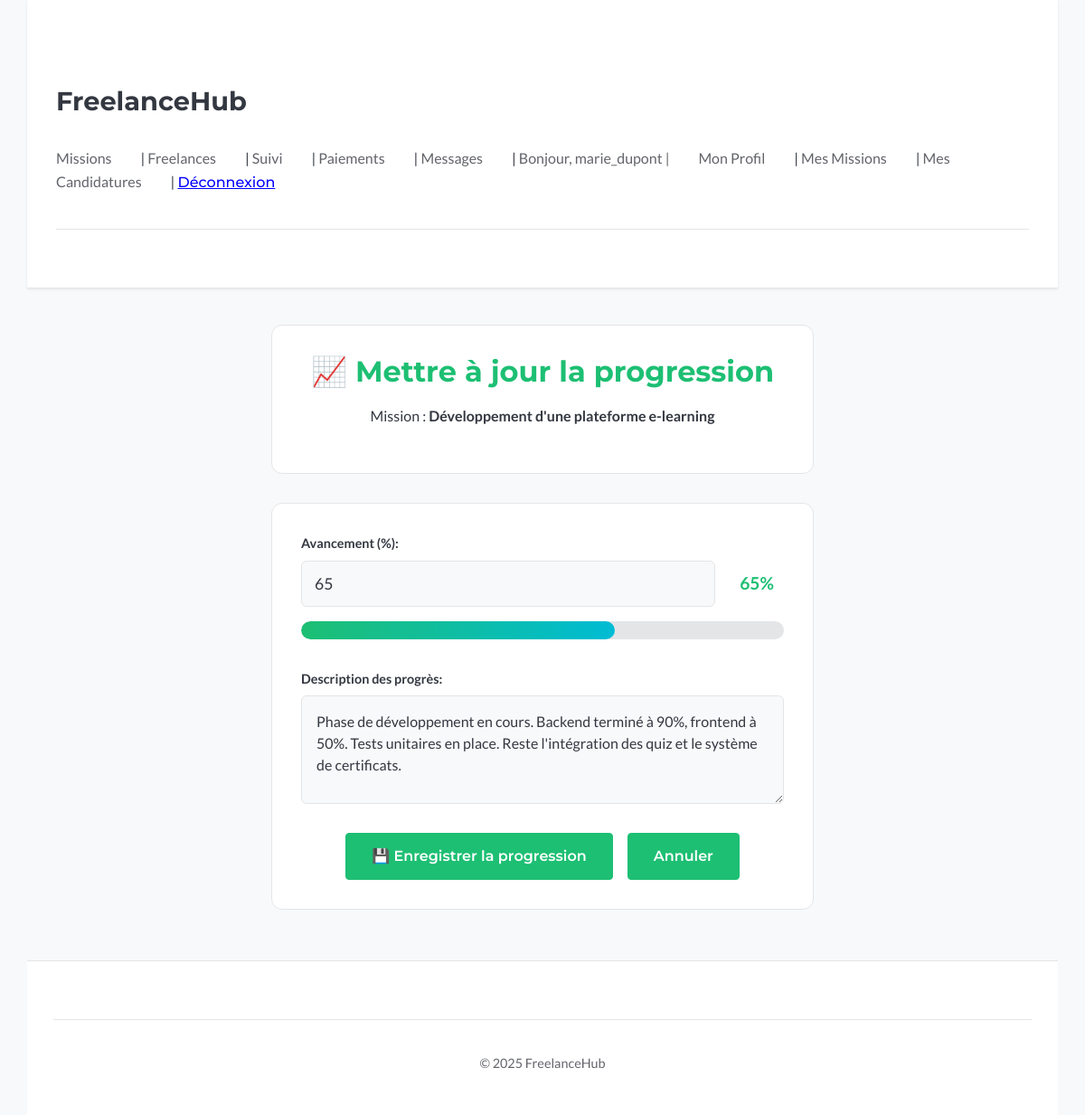
Screenshot of /missions/1/update-progress/ (signed in) with the database file from the repository.
### missions/models.py (models this page shows, shortened)
class Mission(models.Model):
    client = models.ForeignKey(
        settings.AUTH_USER_MODEL,
        on_delete=models.CASCADE,  # Si le client est supprimé, ses missions aussi
        related_name="missions_publiees",
        verbose_name="Client",
    )
    titre = models.CharField(max_length=255, verbose_name="Titre de la mission")
    description = models.TextField(verbose_name="Description détaillée")
    competences_requises = models.TextField(
        blank=True, null=True, verbose_name="Compétences requises"
    )  # Ou ManyToMany vers un modèle Skill
    budget_propose = models.DecimalField(
        max_digits=10,
        decimal_places=2,
        blank=True,
        null=True,
        verbose_name="Budget proposé (€)",
    )
    duree_estimee = models.CharField(
        max_length=100, blank=True, null=True, verbose_name="Durée estimée"
    )  # Ex: "2 semaines", "1 mois"
    date_publication = models.DateTimeField(
        auto_now_add=True, verbose_name="Date de publication"
    )  # Se met automatiquement à la création
    date_limite_candidature = models.DateField(
        blank=True, null=True, verbose_name="Date limite pour postuler"
    )
    date_debut_souhaitee = models.DateField(
        blank=True, null=True, verbose_name="Date de début souhaitée"
    )
    date_fin_souhaitee = models.DateField(
        blank=True, null=True, verbose_name="Date de fin souhaitée"
    )
    statut = models.CharField(
        max_length=20,
        choices=MissionStatus.choices,
        default=MissionStatus.OPEN,
        verbose_name="Statut",
    )
    freelance_assigne = models.ForeignKey(
        settings.AUTH_USER_MODEL,
        on_delete=models.SET_NULL,  # Si le freelance est supprimé, la mission n'est plus assignée mais existe toujours
        related_name="missions_assignees",
        blank=True,  # Non obligatoire (au début, pas de freelance assigné)
        null=True,  # Peut être vide en BDD
        verbose_name="Freelance Assigné",
    )
    class Meta:
        verbose_name = "Mission"
        verbose_name_plural = "Missions"
        ordering = [
            "-date_publication"
        ]  # Ordonner par défaut les missions de la plus récente à la plus ancienne

class MissionProgress(models.Model):
    mission = models.OneToOneField(
        Mission,
        on_delete=models.CASCADE,
        related_name="progress",
        verbose_name="Mission",
    )
    pourcentage_completion = models.PositiveIntegerField(
        default=0,
        validators=[MinValueValidator(0), MaxValueValidator(100)],
        verbose_name="Pourcentage de completion (%)",
    )
    derniere_mise_a_jour = models.DateTimeField(
        auto_now=True, verbose_name="Dernière mise à jour"
    )
    mise_a_jour_par = models.ForeignKey(
        settings.AUTH_USER_MODEL,
        on_delete=models.SET_NULL,
        null=True,
        verbose_name="Mis à jour par",
    )
    description_avancement = models.TextField(
        blank=True, null=True, verbose_name="Description de l'avancement"
    )
    class Meta:
        verbose_name = "Progression de mission"
        verbose_name_plural = "Progressions de mission"

### missions/views.py (the view)
# urls.py: path('<int:pk>/update-progress/', views.update_mission_progress, name='update_progress'),
@login_required
def update_mission_progress(request, pk):
    mission = get_object_or_404(Mission, pk=pk)
    if not (
        mission.freelance_assigne == request.user or mission.client == request.user
    ):
        messages.error(request, "Vous n'êtes pas autorisé à modifier cette mission.")
        return redirect("missions:detail", pk=pk)
    progress, created = MissionProgress.objects.get_or_create(
        mission=mission, defaults={"mise_a_jour_par": request.user}
    )
    if request.method == "POST":
        form = MissionProgressForm(request.POST, instance=progress)
        if form.is_valid():
            progress = form.save(commit=False)
            progress.mise_a_jour_par = request.user
            progress.save()
            messages.success(request, "Progression mise à jour avec succès!")
            return redirect("missions:tracking_detail", pk=mission.pk)
    else:
        form = MissionProgressForm(instance=progress)
    context = {
        "form": form,
        "mission": mission,
        "progress": progress,
    }
    return render(request, "missions/update_progress.html", context)

### missions/forms.py
class MissionProgressForm(forms.ModelForm):
    class Meta:
        model = MissionProgress
        fields = ['pourcentage_completion', 'description_avancement']
        widgets = {
            'pourcentage_completion': forms.NumberInput(attrs={
                'min': '0',
                'max': '100',
                'step': '5',
                'class': 'progress-slider'
            }),
            'description_avancement': forms.Textarea(attrs={
                'rows': 3,
                'placeholder': 'Décrivez les progrès réalisés...'
            }),
        }
        labels = {
            'pourcentage_completion': 'Avancement (%)',
            'description_avancement': 'Description des progrès'
        }

### missions/templates/missions/update_progress.html (shortened to what this page needs)
{% extends "base.html" %}
{% block content %}
  <div class="form-container">
    <div class="form-header">
      <h2>📈 Mettre à jour la progression</h2>
      <p>Mission : <strong>{{ mission.titre }}</strong></p>
    </div>
    <form method="post" class="progress-form">
      <div class="form-field">
        {{ form.pourcentage_completion.label_tag }}
        <div class="progress-input-container">
          {{ form.pourcentage_completion }}
          <span class="progress-display">{{ progress.pourcentage_completion }}%</span>
        </div>
        <div class="progress-visual">
          <div class="progress-bar">
            <div class="progress-fill" style="width: {{ progress.pourcentage_completion }}%"></div>
          </div>
        </div>
      </div>
      <div class="form-field">
        {{ form.description_avancement.label_tag }}
        {{ form.description_avancement }}
      </div>
      <div class="form-actions">
        <button type="submit" class="button">💾 Enregistrer la progression</button>
        <a href="{% url 'missions:tracking_detail' mission.pk %}" class="button button-secondary">Annuler</a>
      </div>
    </form>
  </div>
{% endblock %}

### templates/base.html (shortened to what this page needs)
{% load static %}
<!doctype html>
<html lang="fr">
<head>
    <link rel="stylesheet" href="{% static 'css/style.css' %}">
</head>
<body>
    <header>
        <h1><a href="{% url 'home' %}">FreelanceHub</a></h1>
        <nav>
            <a href="{% url 'missions:list' %}">Missions</a> |
            <a href="{% url 'users:freelance_search' %}">Freelances</a> |
            {% if user.is_authenticated %}
                <a href="{% url 'missions:tracking_dashboard' %}">Suivi</a> |
                <a href="{% url 'payments:dashboard' %}">Paiements</a> |
                <a href="{% url 'messaging:list' %}">Messages</a> |
                <span>Bonjour, {{ user.username }} | </span>
                <a href="{% url 'users:profile' %}">Mon Profil</a> |
                <a href="{% url 'missions:my_missions' %}">Mes Missions</a> |
                <a href="{% url 'missions:my_applications' %}">Mes Candidatures</a> |
                <form action="{% url 'users:logout' %}" method="post" style="display: inline;">
                    <button type="submit" style="background:none; border:none; padding:0; color: blue; text-decoration:underline; cursor:pointer;">Déconnexion</button>
                </form>
            {% else %}
                <a href="{% url 'users:login' %}">Connexion</a> |
                <a href="{% url 'users:register' %}">Inscription</a>
            {% endif %}
        </nav>
        <hr>
    </header>
    <main>
        {% block content %}{% endblock %}
    </main>
    <footer>
        <hr>
        <p>© 2025 FreelanceHub</p>
    </footer>
</body>
</html>

### static/css/style.css (style rules this page uses)
:root { --bg-color: #f7f9fa; --surface-color: #ffffff; --text-color: #333740; --text-secondary: #62646a; --accent-color: #1dbf73; --accent-color-darker: #19a366; --border-color: #e4e5e7; --error-bg: #f8d7da; --error-text: #721c24; --error-border: #f5c6cb; --success-bg: #d4edda; --success-text: #155724; --success-border: #c3e6cb; --info-bg: #d1ecf1; --info-text: #0c5460; --info-border: #bee5eb; --font-primary: 'Lato', system-ui, -apple-system, BlinkMacSystemFont, 'Segoe UI', Roboto, Oxygen, Ubuntu, Cantarell, 'Open Sans', 'Helvetica Neue', sans-serif; --font-headings: 'Montserrat', system-ui, -apple-system, BlinkMacSystemFont, 'Segoe UI', Roboto, Oxygen, Ubuntu, Cantarell, 'Open Sans', 'Helvetica Neue', sans-serif; --shadow-sm: 0 1px 3px rgba(0, 0, 0, 0.08); --shadow-md: 0 3px 6px rgba(0, 0, 0, 0.1); --shadow-lg: 0 10px 20px rgba(0,0,0,0.12); --transition-speed: 0.25s; --transition-ease: ease-in-out; }
*, *::before, *::after { box-sizing: border-box; }
html { scroll-behavior: smooth; }
body { margin: 0; font-family: var(--font-primary); background-color: var(--bg-color); color: var(--text-color); line-height: 1.6; font-size: 16px; display: flex; flex-direction: column; min-height: 100vh; }
h1, h2, h3, h4, h5, h6 { font-family: var(--font-headings); font-weight: 700; margin-top: 1.5em; margin-bottom: 0.75em; color: var(--text-color); }
h1 { font-size: 2.5rem; line-height: 1.2; }
h2 { font-size: 2rem; line-height: 1.2; }
p { margin-bottom: 1.2em; }
a { color: var(--accent-color); text-decoration: none; transition: color var(--transition-speed) var(--transition-ease); }
hr { border: none; border-top: 1px solid var(--border-color); margin: 2.5em 0; }
header, main, footer { width: 100%; max-width: 1140px; margin-left: auto; margin-right: auto; padding: 1.5em 2em; }
main { flex-grow: 1; padding-top: 2.5em; padding-bottom: 3.5em; }
header { background-color: var(--surface-color); padding-top: 1.5em; padding-bottom: 1.5em; border-bottom: 1px solid var(--border-color); box-shadow: var(--shadow-sm); }
header h1 a { color: var(--text-color); text-decoration: none; font-weight: 700; font-size: 1.8rem; }
header nav { margin-top: 1em; font-size: 1rem; }
header nav a, header nav span { margin-right: 1.8em; color: var(--text-secondary); font-weight: 500; }
header nav form button { color: var(--text-secondary); font-size: inherit; font-weight: 500; background: none; border: none; padding: 0; cursor: pointer; }
form { margin-top: 1.5em; }
label { display: block; margin-bottom: 0.6em; font-weight: 600; font-size: 0.9rem; color: var(--text-color); }
input[type="text"], input[type="email"], input[type="password"], input[type="url"], input[type="number"], input[type="date"], textarea, select { display: block; width: 100%; padding: 0.75em 1em; font-family: var(--font-primary); font-size: 1rem; color: var(--text-color); background-color: var(--surface-color); border: 1px solid var(--border-color); border-radius: 4px; transition: border-color var(--transition-speed) var(--transition-ease), box-shadow var(--transition-speed) var(--transition-ease); }
textarea { min-height: 120px; resize: vertical; }
button, input[type="submit"], a.button { display: inline-block; padding: 0.75em 1.75em; font-family: var(--font-headings); font-size: 1rem; font-weight: 600; text-align: center; text-decoration: none; color: #ffffff; background-color: var(--accent-color); border: 1px solid var(--accent-color); border-radius: 4px; cursor: pointer; transition: background-color var(--transition-speed) var(--transition-ease), border-color var(--transition-speed) var(--transition-ease), transform var(--transition-speed) var(--transition-ease), box-shadow var(--transition-speed) var(--transition-ease); }
.button-secondary { background-color: var(--surface-color); color: var(--accent-color); border: 1px solid var(--accent-color); }
main { animation: fadeInUp 0.5s var(--transition-ease) 0.1s forwards; }
footer { margin-top: auto; padding-top: 2em; padding-bottom: 2em; text-align: center; font-size: 0.9rem; color: var(--text-secondary); border-top: 1px solid var(--border-color); background-color: var(--surface-color); }

### rows the page displays
Mission: titre "Développement d'une plateforme e-learning"
MissionProgress: pourcentage_completion "65", description_avancement "Phase de développement en cours. Backend terminé à 90%, frontend à 50%. Tests unitaires en place. Reste l'intégration des quiz et le système de certificats."

### other values shown
{{ user.username }} "marie_dupont"
